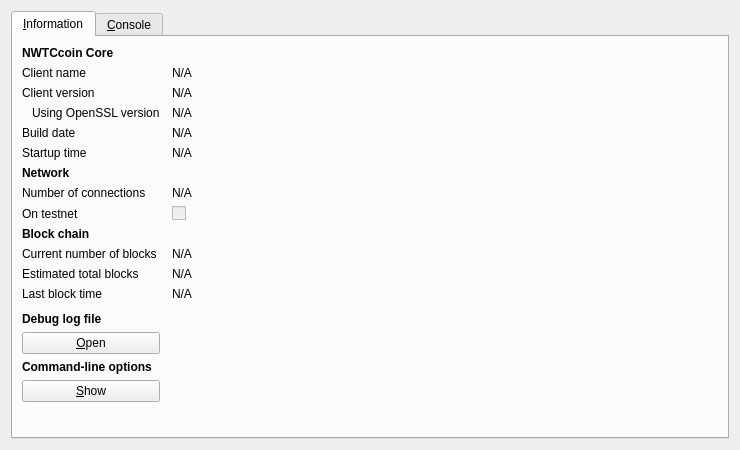
<?xml version="1.0" encoding="UTF-8"?>
<ui version="4.0">
 <class>RPCConsole</class>
 <widget class="QDialog" name="RPCConsole">
  <property name="geometry">
   <rect>
    <x>0</x>
    <y>0</y>
    <width>740</width>
    <height>450</height>
   </rect>
  </property>
  <property name="windowTitle">
   <string>NWTCcoin - Debug window</string>
  </property>
  <layout class="QVBoxLayout" name="verticalLayout_2">
   <item>
    <widget class="QTabWidget" name="tabWidget">
     <property name="currentIndex">
      <number>0</number>
     </property>
     <widget class="QWidget" name="tab_info">
      <attribute name="title">
       <string>&amp;Information</string>
      </attribute>
      <layout class="QGridLayout" name="gridLayout" columnstretch="0,1">
       <property name="horizontalSpacing">
        <number>12</number>
       </property>
       <item row="0" column="0">
        <widget class="QLabel" name="label_9">
         <property name="font">
          <font>
           <weight>75</weight>
           <bold>true</bold>
          </font>
         </property>
         <property name="text">
          <string>NWTCcoin Core</string>
         </property>
        </widget>
       </item>
       <item row="1" column="0">
        <widget class="QLabel" name="label_5">
         <property name="text">
          <string>Client name</string>
         </property>
        </widget>
       </item>
       <item row="1" column="1">
        <widget class="QLabel" name="clientName">
         <property name="cursor">
          <cursorShape>IBeamCursor</cursorShape>
         </property>
         <property name="text">
          <string>N/A</string>
         </property>
         <property name="textFormat">
          <enum>Qt::PlainText</enum>
         </property>
         <property name="textInteractionFlags">
          <set>Qt::LinksAccessibleByMouse|Qt::TextSelectableByKeyboard|Qt::TextSelectableByMouse</set>
         </property>
        </widget>
       </item>
       <item row="2" column="0">
        <widget class="QLabel" name="label_6">
         <property name="text">
          <string>Client version</string>
         </property>
        </widget>
       </item>
       <item row="2" column="1">
        <widget class="QLabel" name="clientVersion">
         <property name="cursor">
          <cursorShape>IBeamCursor</cursorShape>
         </property>
         <property name="text">
          <string>N/A</string>
         </property>
         <property name="textFormat">
          <enum>Qt::PlainText</enum>
         </property>
         <property name="textInteractionFlags">
          <set>Qt::LinksAccessibleByMouse|Qt::TextSelectableByKeyboard|Qt::TextSelectableByMouse</set>
         </property>
        </widget>
       </item>
       <item row="3" column="0">
        <widget class="QLabel" name="label_14">
         <property name="text">
          <string>Using OpenSSL version</string>
         </property>
         <property name="indent">
          <number>10</number>
         </property>
        </widget>
       </item>
       <item row="3" column="1">
        <widget class="QLabel" name="openSSLVersion">
         <property name="cursor">
          <cursorShape>IBeamCursor</cursorShape>
         </property>
         <property name="text">
          <string>N/A</string>
         </property>
         <property name="textFormat">
          <enum>Qt::PlainText</enum>
         </property>
         <property name="textInteractionFlags">
          <set>Qt::LinksAccessibleByMouse|Qt::TextSelectableByKeyboard|Qt::TextSelectableByMouse</set>
         </property>
        </widget>
       </item>
       <item row="4" column="0">
        <widget class="QLabel" name="label_12">
         <property name="text">
          <string>Build date</string>
         </property>
        </widget>
       </item>
       <item row="4" column="1">
        <widget class="QLabel" name="buildDate">
         <property name="cursor">
          <cursorShape>IBeamCursor</cursorShape>
         </property>
         <property name="text">
          <string>N/A</string>
         </property>
         <property name="textFormat">
          <enum>Qt::PlainText</enum>
         </property>
         <property name="textInteractionFlags">
          <set>Qt::LinksAccessibleByMouse|Qt::TextSelectableByKeyboard|Qt::TextSelectableByMouse</set>
         </property>
        </widget>
       </item>
       <item row="5" column="0">
        <widget class="QLabel" name="label_13">
         <property name="text">
          <string>Startup time</string>
         </property>
        </widget>
       </item>
       <item row="5" column="1">
        <widget class="QLabel" name="startupTime">
         <property name="cursor">
          <cursorShape>IBeamCursor</cursorShape>
         </property>
         <property name="text">
          <string>N/A</string>
         </property>
         <property name="textFormat">
          <enum>Qt::PlainText</enum>
         </property>
         <property name="textInteractionFlags">
          <set>Qt::LinksAccessibleByMouse|Qt::TextSelectableByKeyboard|Qt::TextSelectableByMouse</set>
         </property>
        </widget>
       </item>
       <item row="6" column="0">
        <widget class="QLabel" name="label_11">
         <property name="font">
          <font>
           <weight>75</weight>
           <bold>true</bold>
          </font>
         </property>
         <property name="text">
          <string>Network</string>
         </property>
        </widget>
       </item>
       <item row="7" column="0">
        <widget class="QLabel" name="label_7">
         <property name="text">
          <string>Number of connections</string>
         </property>
        </widget>
       </item>
       <item row="7" column="1">
        <widget class="QLabel" name="numberOfConnections">
         <property name="cursor">
          <cursorShape>IBeamCursor</cursorShape>
         </property>
         <property name="text">
          <string>N/A</string>
         </property>
         <property name="textFormat">
          <enum>Qt::PlainText</enum>
         </property>
         <property name="textInteractionFlags">
          <set>Qt::LinksAccessibleByMouse|Qt::TextSelectableByKeyboard|Qt::TextSelectableByMouse</set>
         </property>
        </widget>
       </item>
       <item row="8" column="0">
        <widget class="QLabel" name="label_8">
         <property name="text">
          <string>On testnet</string>
         </property>
        </widget>
       </item>
       <item row="8" column="1">
        <widget class="QCheckBox" name="isTestNet">
         <property name="enabled">
          <bool>false</bool>
         </property>
         <property name="text">
          <string/>
         </property>
        </widget>
       </item>
       <item row="9" column="0">
        <widget class="QLabel" name="label_10">
         <property name="font">
          <font>
           <weight>75</weight>
           <bold>true</bold>
          </font>
         </property>
         <property name="text">
          <string>Block chain</string>
         </property>
        </widget>
       </item>
       <item row="10" column="0">
        <widget class="QLabel" name="label_3">
         <property name="text">
          <string>Current number of blocks</string>
         </property>
        </widget>
       </item>
       <item row="10" column="1">
        <widget class="QLabel" name="numberOfBlocks">
         <property name="cursor">
          <cursorShape>IBeamCursor</cursorShape>
         </property>
         <property name="text">
          <string>N/A</string>
         </property>
         <property name="textFormat">
          <enum>Qt::PlainText</enum>
         </property>
         <property name="textInteractionFlags">
          <set>Qt::LinksAccessibleByMouse|Qt::TextSelectableByKeyboard|Qt::TextSelectableByMouse</set>
         </property>
        </widget>
       </item>
       <item row="11" column="0">
        <widget class="QLabel" name="label_4">
         <property name="text">
          <string>Estimated total blocks</string>
         </property>
        </widget>
       </item>
       <item row="11" column="1">
        <widget class="QLabel" name="totalBlocks">
         <property name="cursor">
          <cursorShape>IBeamCursor</cursorShape>
         </property>
         <property name="text">
          <string>N/A</string>
         </property>
         <property name="textFormat">
          <enum>Qt::PlainText</enum>
         </property>
         <property name="textInteractionFlags">
          <set>Qt::LinksAccessibleByMouse|Qt::TextSelectableByKeyboard|Qt::TextSelectableByMouse</set>
         </property>
        </widget>
       </item>
       <item row="12" column="0">
        <widget class="QLabel" name="label_2">
         <property name="text">
          <string>Last block time</string>
         </property>
        </widget>
       </item>
       <item row="12" column="1">
        <widget class="QLabel" name="lastBlockTime">
         <property name="cursor">
          <cursorShape>IBeamCursor</cursorShape>
         </property>
         <property name="text">
          <string>N/A</string>
         </property>
         <property name="textFormat">
          <enum>Qt::PlainText</enum>
         </property>
         <property name="textInteractionFlags">
          <set>Qt::LinksAccessibleByMouse|Qt::TextSelectableByKeyboard|Qt::TextSelectableByMouse</set>
         </property>
        </widget>
       </item>
       <item row="13" column="0">
        <spacer name="verticalSpacer_2">
         <property name="orientation">
          <enum>Qt::Vertical</enum>
         </property>
         <property name="sizeHint" stdset="0">
          <size>
           <width>20</width>
           <height>20</height>
          </size>
         </property>
        </spacer>
       </item>
       <item row="14" column="0">
        <widget class="QLabel" name="labelDebugLogfile">
         <property name="font">
          <font>
           <weight>75</weight>
           <bold>true</bold>
          </font>
         </property>
         <property name="text">
          <string>Debug log file</string>
         </property>
        </widget>
       </item>
       <item row="15" column="0">
        <widget class="QPushButton" name="openDebugLogfileButton">
         <property name="toolTip">
          <string>Open the NWTCcoin debug log file from the current data directory. This can take a few seconds for large log files.</string>
         </property>
         <property name="text">
          <string>&amp;Open</string>
         </property>
         <property name="autoDefault">
          <bool>false</bool>
         </property>
        </widget>
       </item>
       <item row="16" column="0">
        <widget class="QLabel" name="labelCLOptions">
         <property name="font">
          <font>
           <weight>75</weight>
           <bold>true</bold>
          </font>
         </property>
         <property name="text">
          <string>Command-line options</string>
         </property>
        </widget>
       </item>
       <item row="17" column="0">
        <widget class="QPushButton" name="showCLOptionsButton">
         <property name="toolTip">
          <string>Show the NWTCcoin-Qt help message to get a list with possible NWTCcoin command-line options.</string>
         </property>
         <property name="text">
          <string>&amp;Show</string>
         </property>
         <property name="autoDefault">
          <bool>false</bool>
         </property>
        </widget>
       </item>
       <item row="18" column="0">
        <spacer name="verticalSpacer">
         <property name="orientation">
          <enum>Qt::Vertical</enum>
         </property>
         <property name="sizeHint" stdset="0">
          <size>
           <width>20</width>
           <height>40</height>
          </size>
         </property>
        </spacer>
       </item>
      </layout>
     </widget>
     <widget class="QWidget" name="tab_console">
      <attribute name="title">
       <string>&amp;Console</string>
      </attribute>
      <layout class="QVBoxLayout" name="verticalLayout_3">
       <property name="spacing">
        <number>3</number>
       </property>
       <item>
        <widget class="QTextEdit" name="messagesWidget">
         <property name="minimumSize">
          <size>
           <width>0</width>
           <height>100</height>
          </size>
         </property>
         <property name="readOnly">
          <bool>true</bool>
         </property>
         <property name="tabKeyNavigation" stdset="0">
          <bool>false</bool>
         </property>
         <property name="columnCount" stdset="0">
          <number>2</number>
         </property>
        </widget>
       </item>
       <item>
        <layout class="QHBoxLayout" name="horizontalLayout">
         <property name="spacing">
          <number>3</number>
         </property>
         <item>
          <widget class="QLabel" name="label">
           <property name="text">
            <string notr="true">&gt;</string>
           </property>
          </widget>
         </item>
         <item>
          <widget class="QLineEdit" name="lineEdit"/>
         </item>
         <item>
          <widget class="QPushButton" name="clearButton">
           <property name="maximumSize">
            <size>
             <width>24</width>
             <height>24</height>
            </size>
           </property>
           <property name="toolTip">
            <string>Clear console</string>
           </property>
           <property name="text">
            <string/>
           </property>
           <property name="icon">
            <iconset resource="../bitcoin.qrc">
             <normaloff>:/icons/remove</normaloff>:/icons/remove</iconset>
           </property>
           <property name="shortcut">
            <string notr="true">Ctrl+L</string>
           </property>
           <property name="autoDefault">
            <bool>false</bool>
           </property>
          </widget>
         </item>
        </layout>
       </item>
      </layout>
     </widget>
    </widget>
   </item>
  </layout>
 </widget>
 <resources>
  <include location="../bitcoin.qrc"/>
 </resources>
 <connections/>
</ui>
